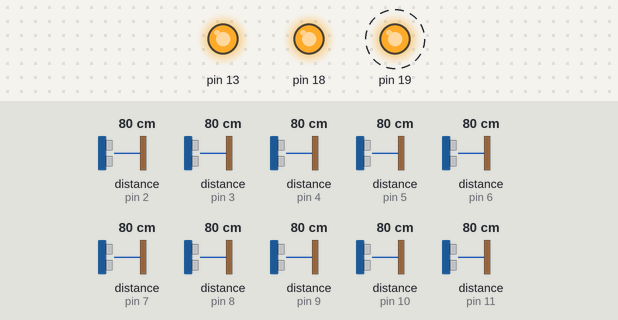
Simulated run of this sketch. Board: Arduino Uno, built with avr-gcc and run on an emulated ATmega328P. On the bench: output pins drawn as LEDs (lit = HIGH). Dashed ring = blinking. Inputs (shaded band) come from the test bench; at power-on: distance to the obstacle (sensors on pin 7, pin 2, pin 3, pin 4, pin 5, pin 6, pin 8, pin 9, pin 10, pin 11) 80 cm. The echo pulse lasts 58.3 µs per cm; pins used as bus, display or sensor lines are not drawn; what the sketch prints to the serial monitor is not drawn.

Above: at 1.5 s.
1.6 s: distance to the obstacle (sensor on pin 7) set to 9 cm
Timing chart, 0 to 11.1 s (numbered marks = the images above; inputs shaded):
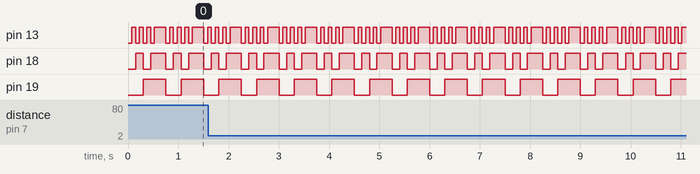

The sketch:

final.ino
```cpp
#include <avr/io.h>
#include <avr/interrupt.h>

#define BAUD_RATE 230400
#define INCH_SCALAR 148.0
#define CM_SCALAR 58.0

#define NUM_SENSORS 10
#define FILT_SIZE 2
#define SENSOR_DELAY 70
#define PULSE_TIMEOUT 60000
#define LOW_THRESHOLD 1
#define HIGH_THRESHOLD 150

volatile uint16_t counter = 0;
volatile short printVals = 1;

typedef struct ca {
  uint8_t data[FILT_SIZE];
  uint8_t head;
  uint8_t total;
} circ_array;

circ_array ca[NUM_SENSORS];

uint8_t triggerSensor(uint8_t sensorNumber) {

  // Needed to support the hardware hacks
  if (sensorNumber == 8) {
    PORTC |= 0x08;
    delayMicroseconds(10);
    PORTC &= ~(0x08);
  } else if (sensorNumber == 9) {
    PORTC |= 0x04;
    delayMicroseconds(10);
    PORTC &= ~(0x04);
  } else {
    PORTC &= ~(0x30);
    PORTC |= (sensorNumber & 0x06) << 3;

    PORTB &= ~(0x20);
    PORTB |= (sensorNumber & 0x01) << 5;

    digitalWrite(12, HIGH);
    delayMicroseconds(10);
    digitalWrite(12, LOW);
  }
  return 0;
}


void setup() {
  Serial.begin(BAUD_RATE);

  // All echo pins
  for (int i = 2; i < 12; i++)
  //for (int i = 2; i < 7; i++)
    pinMode(i, INPUT);

  // Two trigger pins, mux shared I/O pin, mux control pins
  for (int i = 12; i < 14; i++)
  //for (int i = 7; i < 12; i++)
    pinMode(i,  OUTPUT);
  DDRC |= 0x3C;
  PORTC &= ~(0x3C);

  // Initialize sensor value store
  for (uint8_t j = 0; j < NUM_SENSORS; j++) {
    for (uint8_t i = 0; i < FILT_SIZE; i++)
      ca[j].data[i] = 0;
    ca[j].head = 0;
    ca[j].total = 0;
  }
}

void loop() {

  uint8_t pulse = 0;

  for (int i = 0; i < NUM_SENSORS; i++) {

    // Get value from sensor
    //*
    triggerSensor(i);
    pulse = (int) (pulseIn(i + 2, HIGH, PULSE_TIMEOUT) / INCH_SCALAR);
    //*/
    /*
    digitalWrite(i + 7, HIGH);
    delayMicroseconds(10);
    digitalWrite(i + 7, LOW);
    pulse = (int) (pulseIn(i + 2, HIGH, PULSE_TIMEOUT) / INCH_SCALAR);
    //*/

    // If bad pulse value, add the average to maintain stability
    if (pulse < LOW_THRESHOLD || pulse > HIGH_THRESHOLD)
      //pulse = ca[i].total / FILT_SIZE;
      pulse = 0;

    // Add the new value to the averager
    ca[i].total += (pulse - ca[i].data[ca[i].head]);
    ca[i].data[ca[i].head] = pulse;
    ca[i].head = (ca[i].head + 1) % FILT_SIZE;

    delay(SENSOR_DELAY);
  }
  /*
    //triggerSensor(0);
    digitalWrite(7, HIGH);
    delayMicroseconds(1f0);
    digitalWrite(7, LOW);
    pulseDuration[0] = pulseIn(2, HIGH);
    delay(100);
  //*/
  for (int i = 0; i < NUM_SENSORS; i++) {
    Serial.print(ca[i].total / FILT_SIZE);
    Serial.print(" ");
  }
  Serial.println();
  //*/
}
```

Measured:
- by itself, pin 13: repeats every 0.75 s: HIGH 0.08 s, LOW 0.08 s, HIGH 0.07 s, LOW 0.08 s, HIGH 0.23 s, LOW 0.08 s, HIGH 0.08 s, LOW 0.08 s
- by itself, pin 18: repeats every 0.75 s: LOW 0.15 s, HIGH 0.30 s, LOW 0.15 s, HIGH 0.15 s
- by itself, pin 19: alternates HIGH for 0.45 s and LOW for 0.30 s
